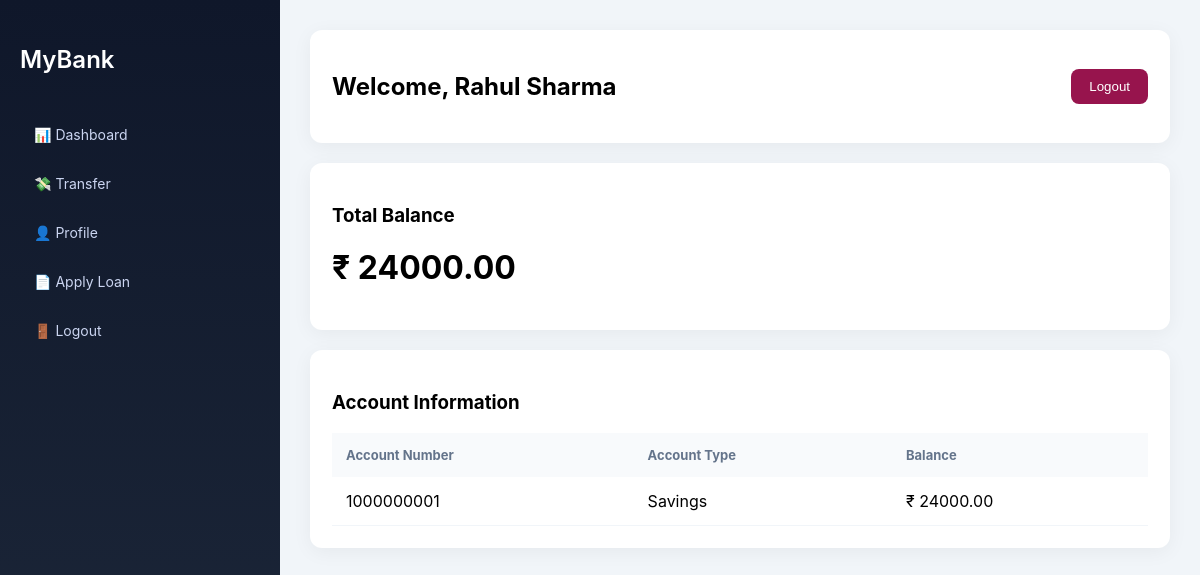
Screenshot of /mybank/dashboard.php (signed in) with the database file from the repository.
### tables this page shows
CREATE TABLE `accounts` (
  `account_id` int(11) NOT NULL,
  `customer_id` int(11) NOT NULL,
  `account_number` varchar(20) NOT NULL,
  `account_type` enum('Savings','Current','Fixed Deposit') NOT NULL,
  `balance` decimal(12,2) DEFAULT 0.00,
  `status` enum('Active','Inactive','Blocked') DEFAULT 'Active',
  `branch_code` varchar(10) DEFAULT NULL,
  `available_balance` decimal(12,2) NOT NULL DEFAULT 0.00
);

CREATE TABLE `customers` (
  `customer_id` int(11) NOT NULL,
  `full_name` varchar(100) NOT NULL,
  `email` varchar(100) NOT NULL,
  `phone` varchar(15) NOT NULL,
  `created_at` timestamp NOT NULL DEFAULT current_timestamp(),
  `address` varchar(255) DEFAULT NULL,
  `dob` date DEFAULT NULL
);

### mybank/dashboard.php (the view, shortened to what this page needs)
<?php
include "db.php";
$username = $_SESSION['customer'] ?? '';
$sql = "SELECT c.full_name,a.balance,a.account_number,a.account_type
FROM customers c
JOIN customer_login l ON c.customer_id = l.customer_id
LEFT JOIN accounts a ON a.customer_id = c.customer_id
WHERE l.username='$username'";
$result = $conn->query($sql);
if ($result && $result->num_rows > 0) {
    $data = $result->fetch_assoc();
} else {
    $data = [];
}
?>
<!DOCTYPE html>
<html>
<head>
</head>
<body>
<div class="sidebar">
<h2>MyBank</h2>
<a href="dashboard.php">📊 Dashboard</a>
<a href="transfer.php">💸 Transfer</a>
<a href="profile.php">👤 Profile</a>
<a href="apply_loan.html">📄 Apply Loan</a>
<a href="logout.php">🚪 Logout</a>
</div>
<div class="main">
<div class="card top-card">
    <h2>Welcome, <?php echo $data['full_name'] ?? 'User'; ?></h2>
    <a href="logout.php"><button class="logout-btn">Logout</button></a>
</div>
<div class="card">
<h3>Total Balance</h3>
<h1>₹ <?php echo $data['balance'] ?? '0'; ?></h1>
</div>
<div class="card">
<h3>Account Information</h3>
<table>
<tr>
<th>Account Number</th>
<th>Account Type</th>
<th>Balance</th>
</tr>
<tr>
<td><?php echo $data['account_number'] ?? '-'; ?></td>
<td><?php echo $data['account_type'] ?? '-'; ?></td>
<td>₹ <?php echo $data['balance'] ?? '0'; ?></td>
</tr>
</table>
</div>
</div>
</body>
</html>

### mybank/dashboard.php (style rules this page uses)
body { margin:0; font-family: 'Inter', sans-serif; display:flex; background:#f1f5f9; }
.sidebar { width:240px; background:linear-gradient(180deg,#0f172a,#1e293b); color:white; height:100vh; padding:25px 20px; }
.sidebar h2 { margin-bottom:40px; font-weight:600; }
.sidebar a { display:block; padding:12px 14px; color:#cbd5f1; text-decoration:none; border-radius:8px; margin-bottom:8px; transition:0.3s; font-size:14px; }
.main { flex:1; padding:30px; }
.card { background:white; padding:22px; border-radius:12px; box-shadow:0 4px 20px rgba(0,0,0,0.05); margin-bottom:20px; }
table { width:100%; border-collapse:collapse; }
th,td { padding:14px; text-align:left; }
th { background:#f8fafc; font-size:13px; color:#64748b; }
td { border-bottom:1px solid #f1f5f9; }
.top-card { display:flex; justify-content:space-between; align-items:center; }
.logout-btn { background:#97144d; color:white; border:none; padding:10px 18px; border-radius:8px; cursor:pointer; font-weight:500; transition:0.3s; }

### rows the page displays
accounts: customer.full_name "Rahul Sharma", balance "24000.00", account_number "1000000001", account_type "Savings"
